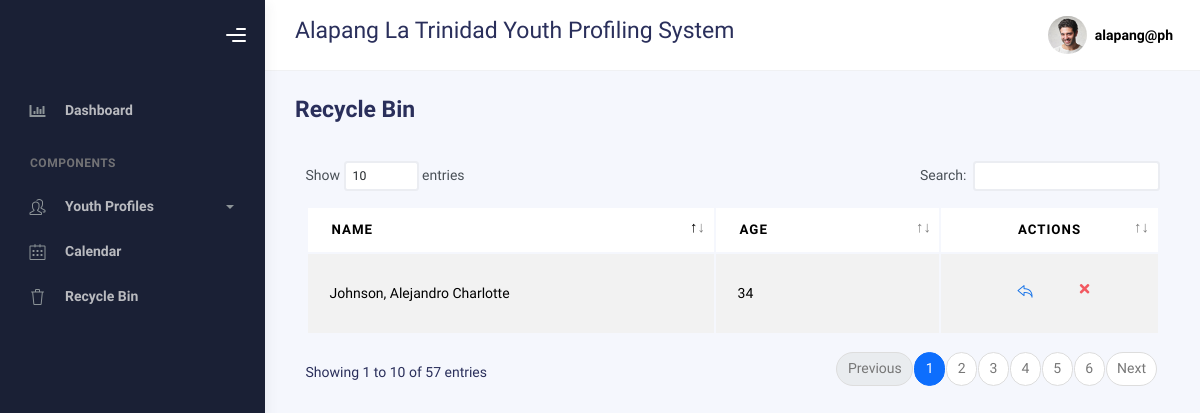
Page /admin/recycle.php (signed in) on the earlier database version.
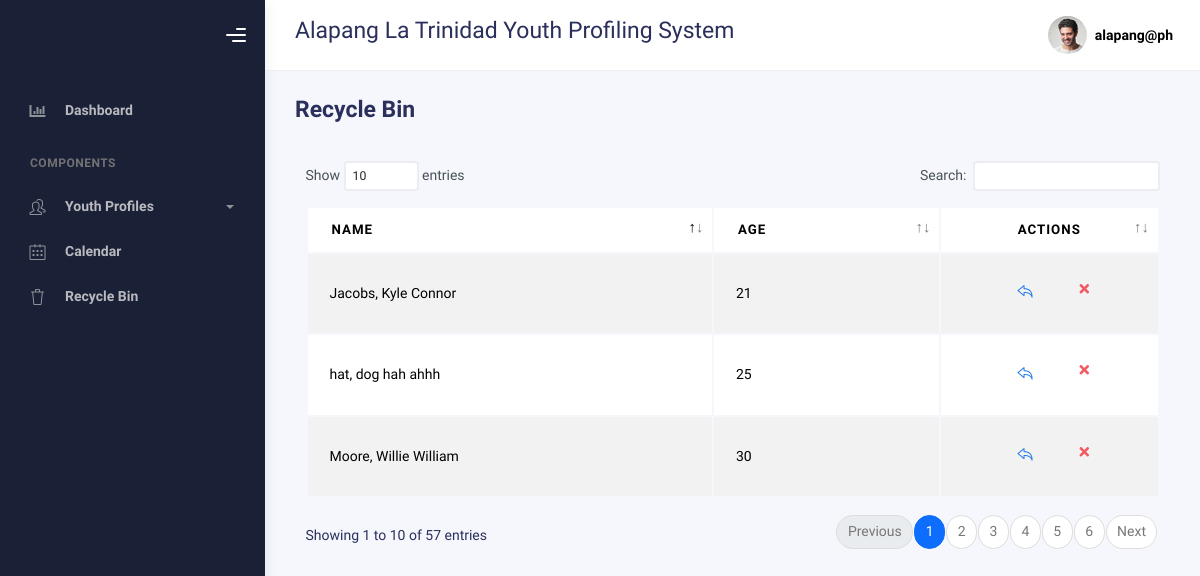
Same page on the later database version.
### tables this page shows
CREATE TABLE `barangay` (
  `ID` int(11) NOT NULL,
  `Brngy` varchar(50) NOT NULL,
  `Code` varchar(2) NOT NULL
);

CREATE TABLE `delete_profile` (
  `id` int(11) NOT NULL,
  `lname` varchar(100) DEFAULT NULL,
  `fname` varchar(100) DEFAULT NULL,
  `mname` varchar(100) DEFAULT NULL,
  `suffix` varchar(20) DEFAULT NULL,
  `region` varchar(100) DEFAULT NULL,
  `province` varchar(100) DEFAULT NULL,
  `municipality` varchar(100) DEFAULT NULL,
  `barangay` varchar(100) DEFAULT NULL,
  `sitio` varchar(50) DEFAULT NULL,
  `purok` varchar(100) DEFAULT NULL,
  `house_number` varchar(3) DEFAULT NULL,
  `sex` varchar(10) DEFAULT NULL,
  `age` int(11) DEFAULT NULL,
  `youth_with_needs` text DEFAULT NULL,
  `email` varchar(100) DEFAULT NULL,
  `birth_month` varchar(20) DEFAULT NULL,
  `birth_day` varchar(20) DEFAULT NULL,
  `birth_year` varchar(20) DEFAULT NULL,
  `contactnumber` varchar(20) DEFAULT NULL,
  `civil_status` varchar(20) DEFAULT NULL,
  `youth_classification` varchar(100) DEFAULT NULL,
  `age_group` varchar(50) DEFAULT NULL,
  `work_status` varchar(50) DEFAULT NULL,
  `educational_background` varchar(50) DEFAULT NULL,
  `register_sk_voter` varchar(50) DEFAULT NULL,
  `voted_last_election` varchar(3) DEFAULT NULL,
  `national_voter` varchar(50) DEFAULT NULL,
  `attended_kk` varchar(3) DEFAULT NULL,
  `times_attended_kk` int(11) DEFAULT NULL,
  `no_why` varchar(100) DEFAULT NULL,
  `date_created` varchar(50) DEFAULT NULL,
  `barangay_code` varchar(50) DEFAULT NULL
);

### admin/recycle.php (the view, shortened to what this page needs)
<?php
include("../connection/conne.php");
$select_sql = "SELECT * FROM delete_profile";
$result = mysqli_query($conn, $select_sql);
$barangay_code = "";
$fetch_barangay = "SELECT * FROM barangay WHERE CODE = '$_SESSION[code]'";
$fetch_barangay_result = mysqli_query($conn, $fetch_barangay);
while($row = mysqli_fetch_assoc($fetch_barangay_result)){
  $barangay_code = $row['Brngy'];
}
?>
<!DOCTYPE html>
<html lang="en">
<head>
    <link rel="stylesheet" href="../bootstrap/assets/css/bootstrap.min.css" />
    <link rel="stylesheet" href="../bootstrap/assets/css/plugins.min.css" />
    <link rel="stylesheet" href="../bootstrap/assets/css/kaiadmin.min.css" />
  </head>
  <body>
  <div class="wrapper">
      <div class="sidebar" data-background-color="dark">
        <div class="sidebar-logo">
          <div class="logo-header" data-background-color="dark">
            <div class="nav-toggle">
              <button class="btn btn-toggle toggle-sidebar">
                <i class="gg-menu-right"></i>
              </button>
            </div>
          </div>
        </div>
        <div class="sidebar-wrapper scrollbar scrollbar-inner">
          <div class="sidebar-content">
            <ul class="nav nav-secondary">
            <li class="nav-item">
                <a
                  href="homepage.php"
                  aria-expanded="false"
                >
                  <i class="fas fa-chart-bar"></i>
                  <p>Dashboard</p>
                </a>
              </li>
              <li class="nav-section">
                <h4 class="text-section">Components</h4>
              </li>
              <li class="nav-item">
               <a data-bs-toggle="collapse" href="#tables">
                <i class="fas icon-people"></i>
                <p>Youth Profiles</p>
                <span class="caret"></span>
              </a>
            </li>
              <li class="nav-item">
              <li class="nav-item">
                <a href="calendar.php">
                  <i class="fas icon-calendar"></i>
                  <p>Calendar</p>
                </a>
              </li>
              <li class="nav-item">
                <a href="recycle.php">
                  <i class="fas icon-trash"></i>
                  <p>Recycle Bin</p>
                </a>
              </li>
            </ul>
          </div>
        </div>
      </div>
      <div class="main-panel">
        <div class="main-header">
          <nav
            class="navbar navbar-header navbar-header-transparent navbar-expand-lg border-bottom"
          >
            <div class="container-fluid">
              <h3><?php echo $barangay_code; ?> La Trinidad Youth Profiling System</h3>
              <ul class="navbar-nav topbar-nav ms-md-auto align-items-center">
                <li class="nav-item topbar-user dropdown hidden-caret">
                  <a
                    class="dropdown-toggle profile-pic"
                    data-bs-toggle="dropdown"
                    aria-expanded="false">
                    <div class="avatar-sm">
                  <img src="../bootstrap/assets/img/profile.jpg" alt="..." class="avatar-img rounded-circle" />
                </div>
                <span class="profile-username">
                  <span class="fw-bold"><?php echo $_SESSION['email']; ?></span>
                </span>
              </a>
                </li>
              </ul>
            </div>
          </nav>
        </div>
        <div class="container">
          <div class="page-inner">
            <div class="page-header">
              <h3 class="fw-bold mb-3">Recycle Bin</h3>
              </div>
              <div class="card-body">
                        <div class="table-responsive">
                            <div id="basic-datatables_wrapper" class="dataTables_wrapper container-fluid dt-bootstrap4"><div class="row"><div class="col-sm-12 col-md-6"><div class="dataTables_length" id="basic-datatables_length"><label>Show <select name="basic-datatables_length" aria-controls="basic-datatables" class="form-control form-control-sm"><option value="10">10</option><option value="25">25</option><option value="50">50</option><option value="100">100</option></select> entries</label></div></div><div class="col-sm-12 col-md-6"><div id="basic-datatables_filter" class="dataTables_filter"><label>Search:<input type="search" class="form-control form-control-sm" placeholder="" aria-controls="basic-datatables"></label></div></div></div><div class="row"><div class="col-sm-12"><table id="basic-datatables" class="display table table-striped table-hover dataTable" role="grid" aria-describedby="basic-datatables_info">
                                <thead>
                                  <tr role="row">
                                      <th class="sorting_asc" tabindex="0" aria-controls="basic-datatables" rowspan="1" colspan="1" aria-sort="ascending" aria-label="Name: activate to sort column descending" style="width: 541.766px;">Name</th>
                                      <th class="sorting" tabindex="0" aria-controls="basic-datatables" rowspan="1" colspan="1" aria-label="Position: activate to sort column ascending" style="width: 265.516px;">Age</th>
                                      <th class="sorting" tabindex="0" aria-controls="basic-datatables" rowspan="1" colspan="1" aria-label="Office: activate to sort column ascending" style="width: 200.266px;"><center>Actions</center></th>
                                    </tr>
                                </thead>
                                <tbody>
                                <?php
                                while ($row = mysqli_fetch_assoc($result)) {
                                    echo "<tr>";
                                    echo "<td>" . $row['lname'] . ", " . $row['fname'] . " " . $row['mname'] . " " . $row['suffix'] . "</td>";
                                    echo "<td>" . $row['age'] . "</td>";
                                    echo '<td><center><div class="form-button-action">
                                            <a href="?action=restore&id=' . $row['id'] . '" class="btn btn-link btn-primary btn-lg" data-bs-toggle="tooltip" title="Restore">
                                                <i class="icon-action-undo"></i>
                                            </a>
                                            <a href="?action=delete&id=' . $row['id'] . '" class="btn btn-link btn-danger" data-bs-toggle="tooltip" title="Delete Permanently">
                                                <i class="fa fa-times"></i>
                                            </a>
                                            </div>
                                        </center></td>';
                                    echo "</tr>";
                                }
                                ?>
                                </tbody>
                            </table></div></div><div class="row"><div class="col-sm-12 col-md-5"><div class="dataTables_info" id="basic-datatables_info" role="status" aria-live="polite">Showing 1 to 10 of 57 entries</div></div><div class="col-sm-12 col-md-7"><div class="dataTables_paginate paging_simple_numbers" id="basic-datatables_paginate"><ul class="pagination"><li class="paginate_button page-item previous disabled" id="basic-datatables_previous"><a href="#" aria-controls="basic-datatables" data-dt-idx="0" tabindex="0" class="page-link">Previous</a></li><li class="paginate_button page-item active"><a href="#" aria-controls="basic-datatables" data-dt-idx="1" tabindex="0" class="page-link">1</a></li><li class="paginate_button page-item "><a href="#" aria-controls="basic-datatables" data-dt-idx="2" tabindex="0" class="page-link">2</a></li><li class="paginate_button page-item "><a href="#" aria-controls="basic-datatables" data-dt-idx="3" tabindex="0" class="page-link">3</a></li><li class="paginate_button page-item "><a href="#" aria-controls="basic-datatables" data-dt-idx="4" tabindex="0" class="page-link">4</a></li><li class="paginate_button page-item "><a href="#" aria-controls="basic-datatables" data-dt-idx="5" tabindex="0" class="page-link">5</a></li><li class="paginate_button page-item "><a href="#" aria-controls="basic-datatables" data-dt-idx="6" tabindex="0" class="page-link">6</a></li><li class="paginate_button page-item next" id="basic-datatables_next"><a href="#" aria-controls="basic-datatables" data-dt-idx="7" tabindex="0" class="page-link">Next</a></li></ul></div></div></div></div>
                        </div>
                    </div>
    </body>
</html>

Differences in the rows shown:
removed delete_profile: lname "Johnson", fname "Alejandro", mname "Charlotte", age "34"
added delete_profile: lname "Jacobs", fname "Kyle", mname "Connor", age "21"
added delete_profile: lname "hat", fname "dog", mname "hah", suffix "ahhh", age "25"
added delete_profile: lname "Moore", fname "Willie", mname "William", age "30"
